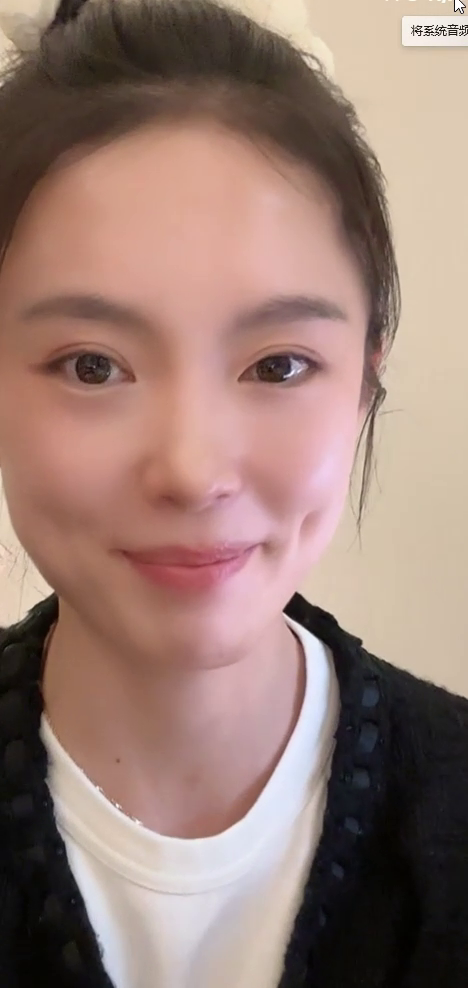
#> input picture tools/compare/original_1.png, 468 x 988 px
$ python -i eval_pc_models.py   (imports and definitions only)   (older library calls are emulated)
#> lines starting #> are read from the running program, lines starting #| are printed output that depends on the picture
# -*- coding: utf-8 -*-
"""多模型出图质量评测：同一组场景提示词 × 多个底模，逐张算指标 → 跨模型归一化 → 综合打分。

维度（每张图独立计算，再在同一场景的模型间归一化到 0-10）：
  sharpness    拉普拉斯方差             越高越好
  micro_detail 高频能量占比             越高越好（细节）
  skin         皮肤区纹理/塑料感        接近理想区间越好
  face         人脸检出 + 人脸区清晰度   越高越好
  color        色彩自然度               由饱和度贴合理想值程度得出
  exposure     曝光正常度               过曝/欠曝像素越少越好
  clean        画面干净度               块效应/伪影越少越好

⚠️ 尺度公平性：四个模型输出分辨率不同（512×768 / 768² / 1024²）。
   所有纹理类指标都在**统一缩放到短边 768 之后**再算，避免高分辨率白捡分。

用法：python tools/eval_pc_models.py [--res 768]
"""
import os, io, sys, glob, json, time
import numpy as np
import cv2

BASE = r"D:\ai_projects\ComfyUI"
OUT_ROOT = os.path.join(BASE, "output")
EVAL_DIR = os.path.join(OUT_ROOT, time.strftime("%Y-%m-%d") + "_wb", "_eval")

# model_key 同时也是产物子目录名 / 文件名前缀（pc_<model_key>_<scene>）
PRESETS = {
    "models4": [
        ("z_image_turbo", "Z-Image Turbo (8步)"),
        ("flux_dev_fp8", "Flux.1 Dev FP8 (20步)"),
        ("sdxl_realvis", "SDXL RealVisXL v4.0 (30步)"),
        ("juggernaut", "SDXL Juggernaut v9 (30步)"),
    ],
    # Z-Image 皮肤纹理补偿 A/B（同 seed 基线，仅换补偿手段）
    "lora_ab": [
        ("zimg_base", "Z-Image 基线"),
        ("zimg_skinlora", "Z-Image + 皮肤纹理 LoRA"),
        ("zimg_realism", "Z-Image + 写实 LoRA"),
        ("zimg_boost", "Z-Image + 提示词强化"),
    ],
    "withqwen": [
        ("z_image_turbo", "Z-Image Turbo (8步)"),
        ("qwen_image_21", "Qwen-Image 2.1 GGUF (25步)"),
    ],
}
PRESETS["all"] = PRESETS["models4"] + [("qwen_image_21", "Qwen-Image 2.1 GGUF (25步)")]

MODELS = PRESETS["models4"]

SCENES = ["s01_camisole_touch_hair", "s02_lying_on_sofa", "s03_hugging_knees",
          "s04_flushed_selfie", "s05_outdoor_knit_hat", "s06_indoor_standing",
          "s07_hand_on_chest", "s08_tousle_hair"]

WEIGHTS = {
    "sharpness": 0.18,     # 全图锐度
    "micro_detail": 0.12,  # 细节丰富度
    "skin": 0.15,          # 皮肤区纹理密度（抗塑料感）
    "face": 0.18,          # 人脸区清晰度（人像场景最关键）
    "framing": 0.10,       # 构图贴合度（上身肖像的脸部占比）
    "color": 0.12,         # 色彩自然度
    "exposure": 0.10,      # 曝光正常度
    "clean": 0.05,         # 画面干净度（实测各模型差异 <3%，区分度低故降权）
}

# 理想值（用于"越接近越好"型指标）
IDEAL_SAT = 0.30            # HSV 饱和度理想中心
IDEAL_FACE_AREA = (0.06, 0.15)  # "上身肖像"应有的脸部面积占比区间
                              # （实测区间外说明模型没按提示词拉近构图）

TARGET_SHORT = 768        # 统一缩放的短边

DET_PATH = r"C:\Users\kenzhao\.insightface\models\buffalo_l\det_10g.onnx"
_det = None


def get_det():
    """直连 RetinaFace，禁用 FaceAnalysis.get()（逐帧调用会 native 崩溃）。"""
    global _det
    if _det is not None:
        return _det
    try:
        from insightface.model_zoo import get_model
        m = get_model(DET_PATH)
        m.prepare(ctx_id=-1, input_size=(640, 640))
        _det = m
    except Exception as e:
        print("  [face] detector unavailable: %s" % str(e)[:120])
        _det = False
    return _det


# [10 lines left out: function find_img, not called in this run]


def resize_short(img, short=TARGET_SHORT):
    h, w = img.shape[:2]
    s = short / float(min(h, w))
    return cv2.resize(img, (max(1, int(round(w * s))), max(1, int(round(h * s)))),
                      interpolation=cv2.INTER_AREA if s < 1 else cv2.INTER_CUBIC)


def high_freq_ratio(gray):
    """高频能量占总能量的比例（DoG）。"""
    lo = cv2.GaussianBlur(gray, (0, 0), 2.0)
    hf = gray - lo
    num = float(np.mean(hf * hf))
    den = float(np.mean(gray * gray)) + 1e-8
    return num / den


def blockiness(gray):
    """8px 网格边界梯度 / 内部梯度。越高说明块效应越明显。"""
    g = gray.astype(np.float32)
    dv = np.abs(np.diff(g, axis=0))
    dh = np.abs(np.diff(g, axis=1))
    ev = dv[7::8].mean() if dv.shape[0] > 8 else 0.0
    eh = dh[:, 7::8].mean() if dh.shape[1] > 8 else 0.0
    iv = np.delete(dv, np.s_[7::8], axis=0).mean() if dv.shape[0] > 8 else 1.0
    ih = np.delete(dh, np.s_[7::8], axis=1).mean() if dh.shape[1] > 8 else 1.0
    edge = (ev + eh) / 2.0
    inner = (iv + ih) / 2.0 + 1e-6
    return edge / inner


# [10 lines left out: function framing_score, not called in this run]


def color_score(img_bgr):
    hsv = cv2.cvtColor(img_bgr, cv2.COLOR_BGR2HSV)
    sat = hsv[:, :, 1].astype(np.float32) / 255.0
    s = float(sat.mean())
    return max(0.0, 1.0 - abs(s - IDEAL_SAT) / IDEAL_SAT), s


def exposure_score(gray):
    hi = float((gray > 0.98).mean())
    lo = float((gray < 0.02).mean())
    return max(0.0, 1.0 - (hi + lo) * 12.0), hi, lo


def face_metrics(img_bgr, gray):
    """返回 (检出数, 最大人脸占比, 人脸区清晰度, 人脸区高频占比)"""
    det = get_det()
    if not det:
        return None
    try:
        bboxes, kps = det.detect(img_bgr)
    except Exception:
        return None
    if bboxes is None or len(bboxes) == 0:
        return 0, 0.0, 0.0, 0.0
    H, W = gray.shape[:2]
    best = None
    for b in bboxes:
        x1, y1, x2, y2, sc = [float(v) for v in b[:5]]
        area = max(0.0, (x2 - x1)) * max(0.0, (y2 - y1)) / float(H * W)
        if best is None or area > best[0]:
            best = (area, x1, y1, x2, y2)
    area, x1, y1, x2, y2 = best
    # 取人脸中心 60% 作为皮肤区（避开边缘背景）
    cx, cy = (x1 + x2) / 2.0, (y1 + y2) / 2.0
    bw, bh = (x2 - x1) * 0.6, (y2 - y1) * 0.6
    ax1, ay1 = int(max(0, cx - bw / 2)), int(max(0, cy - bh / 2))
    ax2, ay2 = int(min(W, cx + bw / 2)), int(min(H, cy + bh / 2))
    if ax2 - ax1 < 8 or ay2 - ay1 < 8:
        return len(bboxes), area, 0.0, 0.0
    crop = gray[ay1:ay2, ax1:ax2]
    # ⚠️ cv2.Laplacian 不支持 float32 → CV_64F 的组合，必须先转 uint8
    crop_u8 = (np.clip(crop, 0.0, 1.0) * 255).astype(np.uint8)
    return (len(bboxes), area,
            float(cv2.Laplacian(crop_u8, cv2.CV_64F).var()),
            high_freq_ratio(crop))


def measure(path):
#> called with path = 'compare/original_1.png'
    img = cv2.imread(path, cv2.IMREAD_COLOR)
#> img is the input picture: shape (988, 468, 3); mean B, G, R 116.8, 126, 153.3
    if img is None:
        return None
    h0, w0 = img.shape[:2]
#> h0 = 988; w0 = 468
    img = resize_short(img)
    gray = cv2.cvtColor(img, cv2.COLOR_BGR2GRAY).astype(np.float32) / 255.0
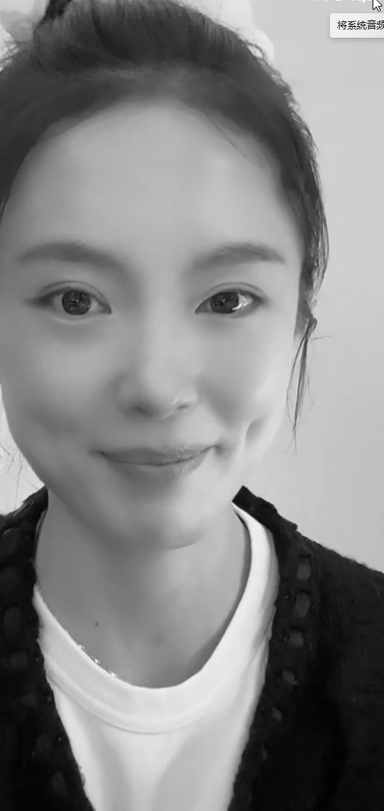
#> gray: shape (1621, 768) float32 (shown at 1/2 size); min 0, max 1, mean 0.522

    lap = float(cv2.Laplacian((gray * 255).astype(np.uint8), cv2.CV_64F).var())
#> lap = 40.57
    hf = high_freq_ratio(gray)
#> in high_freq_ratio, `hf = gray - lo`:
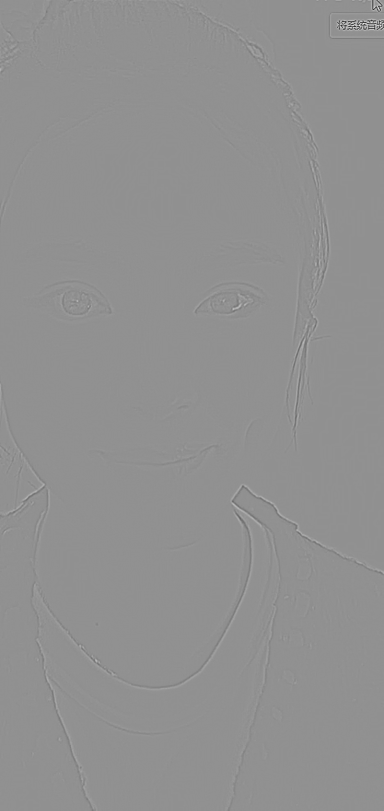
#> hf: shape (1621, 768) float32 (shown at 1/2 size); min -0.633, max 0.48, mean 3.66e-06; drawn with min black and max white
#> in high_freq_ratio, `num = float(np.mean(hf * hf))`: num = 0.00023
#> in high_freq_ratio, `den = float(np.mean(gray * gray)) + 1e-8`: den = 0.343
#> hf = 0.00067
    blk = blockiness(gray)
#> in blockiness, `dv = np.abs(np.diff(g, axis=0))`:
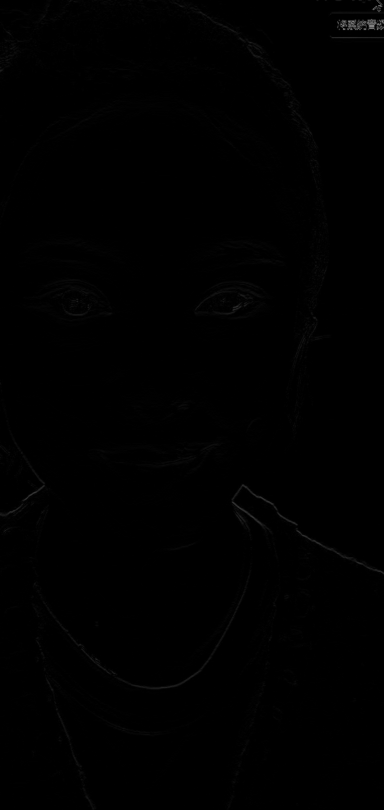
#> dv: shape (1620, 768) float32 (shown at 1/2 size); min 0, max 0.737, mean 0.00372
#> in blockiness, `ev = dv[7::8].mean() if dv.shape[0] > 8 else 0.0`: ev = 0.00365
#> in blockiness, `eh = dh[:, 7::8].mean() if dh.shape[1] > 8 else 0.0`: eh = 0.00455
#> in blockiness, `iv = np.delete(dv, np.s_[7::8], axis=0).mean() if dv.shape[0] > 8 else..`: iv = 0.00373
#> in blockiness, `ih = np.delete(dh, np.s_[7::8], axis=1).mean() if dh.shape[1] > 8 else..`: ih = 0.00451
#> in blockiness, `edge = (ev + eh) / 2.0`: edge = 0.0041
#> in blockiness, `inner = (iv + ih) / 2.0 + 1e-6`: inner = 0.00412
#> blk = 0.995
    cs, sat = color_score(img)
#> in color_score, `hsv = cv2.cvtColor(img_bgr, cv2.COLOR_BGR2HSV)`: hsv: shape (1621, 768, 3); mean H, S, V 39.9, 68.7, 154.1
#> in color_score, `sat = hsv[:, :, 1].astype(np.float32) / 255.0`:
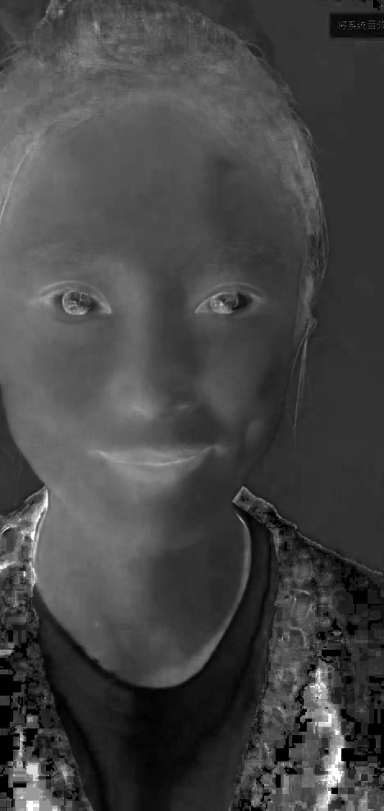
#> sat: shape (1621, 768) float32 (shown at 1/2 size); min 0, max 1, mean 0.269
#> in color_score, `s = float(sat.mean())`: s = 0.269
#> cs = 0.898; sat = 0.269
    es, hi, lo = exposure_score(gray)
#> in exposure_score, `hi = float((gray > 0.98).mean())`: hi = 0.000322
#> in exposure_score, `lo = float((gray < 0.02).mean())`: lo = 0.00997
#> es = 0.877; hi = 0.000322; lo = 0.00997

    fm = face_metrics(img, gray)
    if fm is None:
        n_face, face_area, face_lap, skin_hf = None, None, None, None
    else:
        n_face, face_area, face_lap, skin_hf = fm

    return {
        "path": path, "orig_w": w0, "orig_h": h0,
        "brightness": float(gray.mean()),
        "contrast": float(gray.std()),
        "lap_var": lap,
        "hf_ratio": hf,
        "saturation": sat,
        "clip_high": hi, "clip_low": lo,
        "blockiness": blk,
        "n_face": n_face, "face_area": face_area,
        "face_lap": face_lap, "skin_hf": skin_hf,
        "color_score": cs, "exposure_score": es,
    }


# [174 lines left out: functions norm_scene, main, not called in this run]


# [2 lines not run here, left out]

#> (the run stopped early here; a loop or call above may not have finished)

$ run again, on tools/compare/swapped_2.png
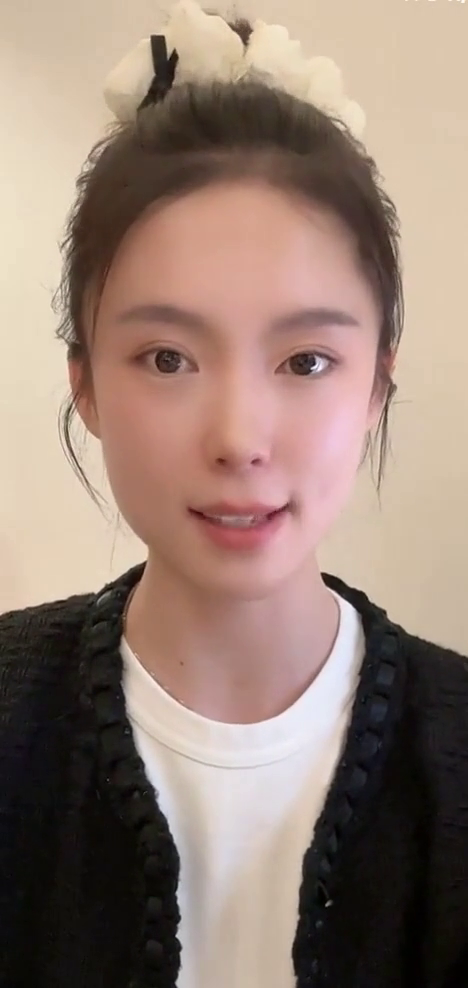
#> input picture tools/compare/swapped_2.png, 468 x 988 px
#> in measure, img is the input picture: shape (988, 468, 3); mean B, G, R 116.3, 128, 149.6
#> lap = 11.93
#> num = 0.000162
#> den = 0.364
#> in measure, `hf = high_freq_ratio(gray)`: hf = 0.000446
#> in blockiness, `dh = np.abs(np.diff(g, axis=1))`:
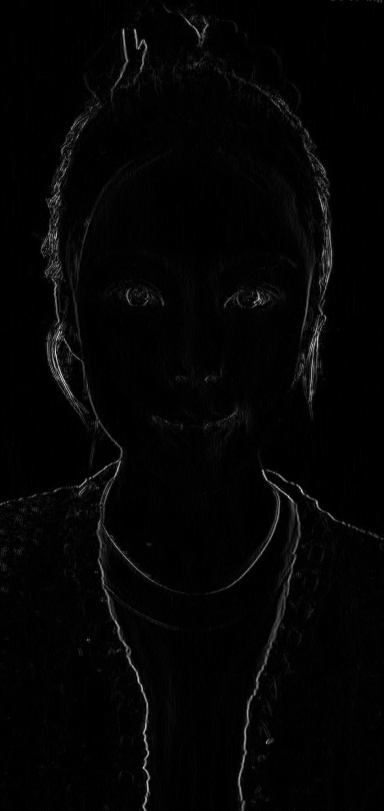
#> dh: shape (1621, 767) float32 (shown at 1/2 size); min 0, max 0.267, mean 0.00464; drawn with min black and max white
#> ev = 0.00353
#> eh = 0.00472
#> iv = 0.00353
#> ih = 0.00463
#> edge = 0.00413
#> inner = 0.00408
#> blk = 1.01
#> hsv: shape (1621, 768, 3); mean H, S, V 35.2, 65.7, 150
#> in color_score, `sat = hsv[:, :, 1].astype(np.float32) / 255.0`:
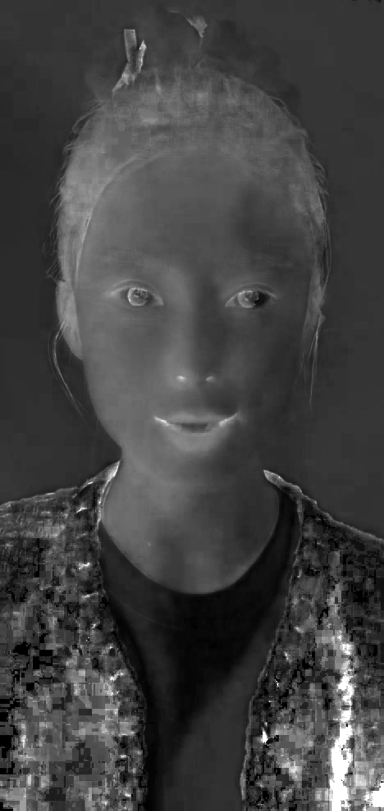
#> sat: shape (1621, 768) float32 (shown at 1/2 size); min 0, max 1, mean 0.258
#> in color_score, `s = float(sat.mean())`: s = 0.258
#> in measure, `cs, sat = color_score(img)`: cs = 0.859; sat = 0.258
#> in exposure_score, `hi = float((gray > 0.98).mean())`: hi = 4.02e-06
#> in exposure_score, `lo = float((gray < 0.02).mean())`: lo = 0.00832
#> in measure, `es, hi, lo = exposure_score(gray)`: es = 0.9; hi = 4.02e-06; lo = 0.00832
